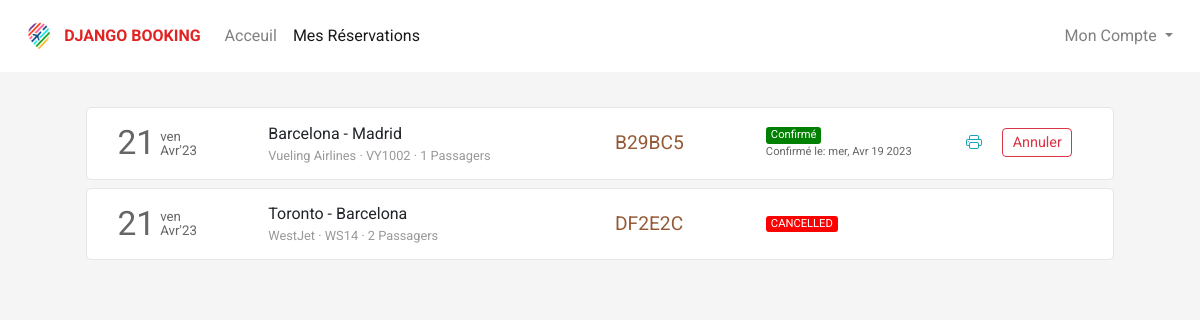
The app's page /flight/bookings (signed in) with its own data.
### flight/models.py (models this page shows, shortened)
class Ticket(models.Model):
    user = models.ForeignKey(User,on_delete=models.CASCADE,related_name="bookings", blank=True, null=True)
    ref_no = models.CharField(max_length=6, unique=True)
    passengers = models.ManyToManyField(Passenger, related_name="flight_tickets")
    flight = models.ForeignKey(Flight, on_delete=models.CASCADE, related_name="tickets", blank=True, null=True)
    flight_ddate = models.DateField(blank=True, null=True)
    flight_adate = models.DateField(blank=True, null=True)
    flight_fare = models.FloatField(blank=True,null=True)
    other_charges = models.FloatField(blank=True,null=True)
    coupon_used = models.CharField(max_length=15,blank=True)
    coupon_discount = models.FloatField(default=0.0)
    total_fare = models.FloatField(blank=True, null=True)
    seat_class = models.CharField(max_length=20, choices=SEAT_CLASS)
    booking_date = models.DateTimeField(default=datetime.now)
    mobile = models.CharField(max_length=20,blank=True)
    email = models.EmailField(max_length=45, blank=True)
    status = models.CharField(max_length=45, choices=TICKET_STATUS)

class Flight(models.Model):
    origin = models.ForeignKey(Place, on_delete=models.CASCADE, related_name="departures")
    destination = models.ForeignKey(Place, on_delete=models.CASCADE, related_name="arrivals")
    depart_time = models.TimeField(auto_now=False, auto_now_add=False)
    depart_day = models.ManyToManyField(Week, related_name="flights_of_the_day")
    duration = models.DurationField(null=True)
    arrival_time = models.TimeField(auto_now=False, auto_now_add=False)
    plane = models.CharField(max_length=24)
    airline = models.CharField(max_length=64)
    economy_fare = models.FloatField(null=True)
    business_fare = models.FloatField(null=True)
    first_fare = models.FloatField(null=True)

class Place(models.Model):
    city = models.CharField(max_length=64)
    airport = models.CharField(max_length=64)
    code = models.CharField(max_length=3)
    country = models.CharField(max_length=64)

### flight/views.py (the view)
# urls.py: path('flight/bookings', views.bookings, name="bookings"),
def bookings(request):
    if request.user.is_authenticated:
        tickets = Ticket.objects.filter(user=request.user).order_by('-booking_date')
        return render(request, 'flight/bookings.html', {
            'page': 'bookings',
            'tickets': tickets
        })
    else:
        return HttpResponseRedirect(reverse('login'))

### flight/templates/flight/bookings.html (shortened to what this page needs)
{% extends 'flight/layout.html' %}
{% load static %}
{% block head %}
    <link rel="stylesheet" href="{% static 'css/bookings_style.css' %}">
{% endblock head %}
{% block body %}
    <section class="section section1">
        <div class="container">
            {% if tickets %}
                {% for ticket in tickets %}
                    <div class="row each-booking-div" id="{{ticket.ref_no}}">
                        <div class="col-2" style="display: flex;">
                            <div style="display: flex; color: #666666; margin-top: auto;">
                                <div>
                                    <span style="font-size: 2.1em;">{{ticket.flight_ddate | date:"d"}}</span>
                                </div>
                                <div style="font-size: smaller; display: flex; margin: auto 0; padding-left: 5px; line-height: 1em;">
                                    <div style="margin: auto;">
                                        <div style="margin-bottom: 1px;">{{ticket.flight_ddate | date:"D"}}</div>
                                        <div style="margin-top: 1px;">{{ticket.flight_ddate | date:"M'y"}}</div>
                                    </div>
                                </div>
                            </div>
                        </div>
                        <div class="col-4 middle-div">
                            <div style="width:100%">
                                <div class="row places-div" style=" display: flex;">
                                    <div style="max-width: 45%;">{{ticket.flight.origin.city}}</div>
                                    <div>&nbsp;-&nbsp;</div>
                                    <div style="max-width: 45%;">{{ticket.flight.destination.city}}</div>
                                </div>
                                <div class="row places-div" style="font-size: .8em; color: #999999; ">
                                    <div style="max-width: 100%;">{{ticket.flight.airline}} &middot; {{ticket.flight.plane}} &middot; {{ticket.passengers.count}} Passagers</div>
                                </div>
                            </div>
                        </div>
                        <div class="col-2 middle-div">
                            <div style="font-size: 1.2em; color: #945937;">{{ticket.ref_no}}</div>
                        </div>
                        <div class="col-2 middle-div">
                            <div>
                                <div class="row status-div">
                                    {% if ticket.status == 'CONFIRMED' %}
                                        <div class="green">Confirmé</div>
                                    {% endif %}
                                    {% if ticket.status == 'CANCELLED' %}
                                        <div class="red">{{ticket.status}}</div>
                                    {% endif %}
                                </div>
                                <div class="row booking-date-div" style="font-size: .7em; color: #666;">
                                    {% if ticket.status == 'CONFIRMED' %}
                                        Confirmé le: {{ticket.booking_date | date:"D, M d Y"}}
                                    {% endif %}
                                </div>
                            </div>
                        </div>
                        <div class="col-2 last-div">
                            <div>
                                <div class="ticket-action-div">
                                    {% if ticket.status == 'CONFIRMED' %}
                                        <form action="{% url 'getticket' %}" method="get" target="_blank">
                                            <button type="submit" class="btn btn-outline-info btnp pbtn">
                                            </button>
                                        </form>
                                        <button class="btn btn-outline-danger btnp cbtn"  data-ref="{{ticket.ref_no}}" onclick="popup(this)">Annuler</button>
                                    {% endif %}
                                </div>
                            </div>
                        </div>
                    </div>
                {% endfor %}
            {% endif %}
        </div>
    </section>
{% endblock %}

### flight/templates/flight/layout.html (shortened to what this page needs)
{% load static %}
<!DOCTYPE html>
<html lang="fr">
<head>
  <link rel="stylesheet" href="https://stackpath.bootstrapcdn.com/bootstrap/4.4.1/css/bootstrap.min.css">
  <link rel="stylesheet" href="https://use.typekit.net/cav5lva.css">
  <link rel="stylesheet" href="{% static 'css/layout_style.css' %}">
  {% block head %}
  {% endblock %}
</head>
<body>
  <div class="container-fluid">
    <nav class="navbar navbar-expand-lg navbar-light">
      <a class="navbar-brand" href="{% url 'index' %}">
          <img src="{% static 'img/icon_logo.png' %}" height="40" alt="">
          <span style="color: rgb(225, 35, 35); font-weight: bold; font-size: 0.8em;">DJANGO BOOKING</span>
      </a>
      <div class="collapse navbar-collapse" id="navbarSupportedContent">
        <ul class="navbar-nav mr-auto">
          <li class="nav-item {% if not page %}active{% endif %}">
            <a class="nav-link" href="{% url 'index' %}">Acceuil</a>
          </li>
          <li class="nav-item {% if page == 'bookings' %}active{% endif %}">
            <a class="nav-link" href="{% url 'bookings' %}">Mes Réservations</a>
          </li>
        </ul>
        <ul class="navbar-nav">
          {% if not user.is_authenticated %}
            <li class="nav-item">
              <button class="btn btn-outline-danger" style="border-radius: 25rem;" onclick="window.location.href = '/login';">
                <svg width="1.1em" height="1.1em" viewBox="0 1.5 16 16" class="bi bi-person-fill" fill="currentColor" xmlns="http://www.w3.org/2000/svg">
                  <path fill-rule="evenodd" d="M3 14s-1 0-1-1 1-4 6-4 6 3 6 4-1 1-1 1H3zm5-6a3 3 0 1 0 0-6 3 3 0 0 0 0 6z"/>
                </svg>
                Connexion
              </button>
            </li>
          {% else %}
            <li class="nav-item dropdown my-account">
              <a class="nav-link dropdown-toggle" href="#" id="navbarDropdown" role="button" data-toggle="dropdown" aria-haspopup="true" aria-expanded="false">
                Mon Compte
              </a>
            </li>
          {% endif %}
        </ul>
      </div>
    </nav>
    <main>
      {% block body %}{% endblock %}
    </main>
  </div>
</body>
</html>

### flight/static/css/layout_style.css (style rules this page uses)
body { margin: 0px; padding: 0px; font-family: "Rubik", sans-serif; font-weight: normal; font-style: normal; min-width: 250px; }
.container-fluid { padding-left: 0px; padding-right: 0px; }
.navbar { padding: .7rem 1.2rem; background-color: #fff; transition-duration: .2s; }
.section { background-size: cover; background-position: center; background-repeat: no-repeat; padding: 30px 50px; min-height: 100vh; }

### flight/static/css/bookings_style.css (style rules this page uses)
* { font-family: 'Roboto', sans-serif; }
body { background-color: #f5f5f5; word-wrap: break-word; }
.container { cursor: pointer; }
.each-booking-div { width: 96%; margin: 5px auto 8px auto; transition-duration: .4s; padding: 10px 15px; background-color: #fff; border: 1px solid #e6e6e6; border-radius: 5px; }
.btnp { padding: .15rem .6rem; font-size: .9em; margin-top: 3px; margin-bottom: 5px; }
.each-booking-div > div { display: flex; overflow: auto; }
.each-booking-div > div > div { margin-top: auto; margin-bottom: auto; width: 100%; }
.green, .red, .orange { border-radius: 3px; color: white; padding-left: 5px; padding-right: 5px; font-size: .7em; }
.green { background-color: green; }
.red { background-color: red; }
.ticket-action-div { display: flex; justify-content: space-evenly; }
.pbtn, .rbtn { border: 0; }

### records on screen
Ticket: flight_ddate "21", flight_ddate "ven", flight_ddate "Avr'23", flight.origin.city "Barcelona", flight.destination.city "Madrid", flight.airline "Vueling Airlines", flight.plane "VY1002", passengers.count "1", ref_no "B29BC5", status "Confirmé", booking_date "mer, Avr 19 2023"
Ticket: flight_ddate "21", flight_ddate "ven", flight_ddate "Avr'23", flight.origin.city "Toronto", flight.destination.city "Barcelona", flight.airline "WestJet", flight.plane "WS14", passengers.count "2", ref_no "DF2E2C", status "CANCELLED"
